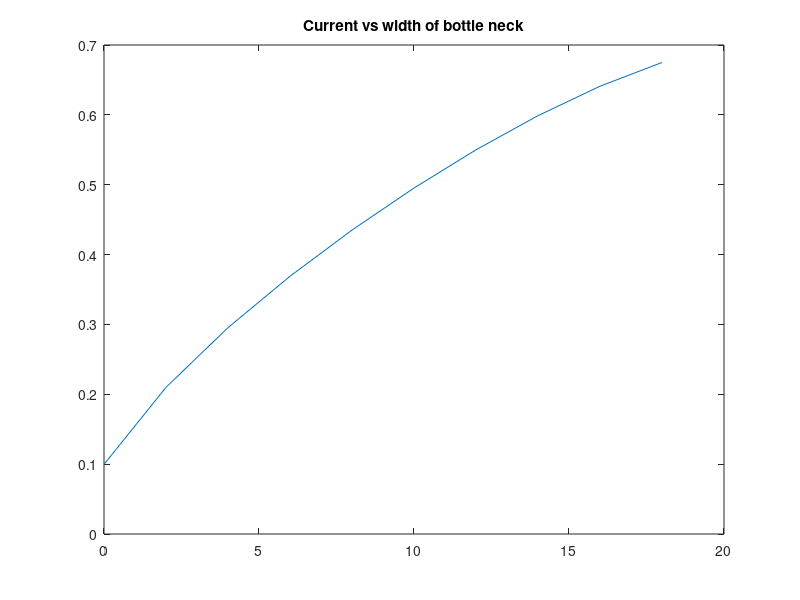

This figure's MATLAB source:
clear;
clc;

N=10;
W=20;
L=30;
Wb=(1/20)*W;
Lb=(1/3)*L;
for l=1:N
    V0=1;
    so=1;
    si=10^-2;
    
    
    for i=1:W
        for j=1:L
            n = i+(j-1)*W;
            if (j>Lb && j<2*Lb) && (i<Wb || i>(W-Wb))
                sigma(i,j)=si;
            else
                sigma(i,j)=so;
            end
            sigmaV(n) = sigma(i,j);
        end
    end
    
    G=sparse(W*L,W*L);
    
    %n:i,j
    %nl:i,j-1
    %nr:i,j+1
    for i=1:(W*L)
        if i <= W || i > (L-1)*W
            G(i,i)=1;
        end
    end
    
    for j=2:(L-1)
        for i=1:W
            n = i+(j-1)*W;
            a= i+(j-2)*W;
            d= i+j*W;
            w= (i-1)+(j-1)*W;
            s= (i+1)+(j-1)*W;
            
            if i==1
                G(n,s)=1/(1/sigma(n) + 1/sigma(s));
                G(n,a)=1/(1/sigma(n) + 1/sigma(a));
                G(n,d)=1/(1/sigma(n) + 1/sigma(d));
                G(n,n)=-(G(n,s) + G(n,a) + G(n,d));
            elseif i==W
                G(n,w)=1/(1/sigma(n) + 1/sigma(w));
                G(n,a)=1/(1/sigma(n) + 1/sigma(a));
                G(n,d)=1/(1/sigma(n) + 1/sigma(d));
                G(n,n)=-(G(n,w) + G(n,a) + G(n,d));
            else
                G(n,s)=1/(1/sigma(n) + 1/sigma(s));
                G(n,w)=1/(1/sigma(n) + 1/sigma(w));
                G(n,a)=1/(1/sigma(n) + 1/sigma(a));
                G(n,d)=1/(1/sigma(n) + 1/sigma(d));
                G(n,n)=-(G(n,w) + G(n,a) + G(n,d) + G(n,s));
            end
            
        end
    end
    
    F=sparse(W*L,1);
    for i=1:(W*L)
        if i <= W
            F(i,1)=V0;
        end
    end
    
    V=G\F;
    for i=1:W
        for j=1:L
            n=i+(j-1)*W;
            Emap(i,j) = V(n);
        end
    end
    
    [X Y]=gradient(Emap);
    
    Ex=-X;
    Ey=-Y;
    
    for i=1:W
        for j=1:L
            if (j>Lb && j<2*Lb) && (i<Wb || i>(W-Wb))
                Jx=Ex*si;
                Jy=Ey*si;
            else
                Jx=Ex*so;
                Jy=Ey*so;
            end
        end
    end
    J=sqrt(Jx.*Jx+Jy.*Jy);
    
    % I = J*A; Suppose we are interested in the current coming out from the
    % right side of the conductor
    I=0;
    for i=1:W
        I=J(i,L)+I;
    end
    II(l)=I;
    bn(l)=W-2*Wb;
    
    fprintf('Current is %f --- (%i/%i)\n',I,l,N);
    Wb=Wb+1;
end
figure(1);
plot(bn,II);
title('Current vs width of bottle neck');